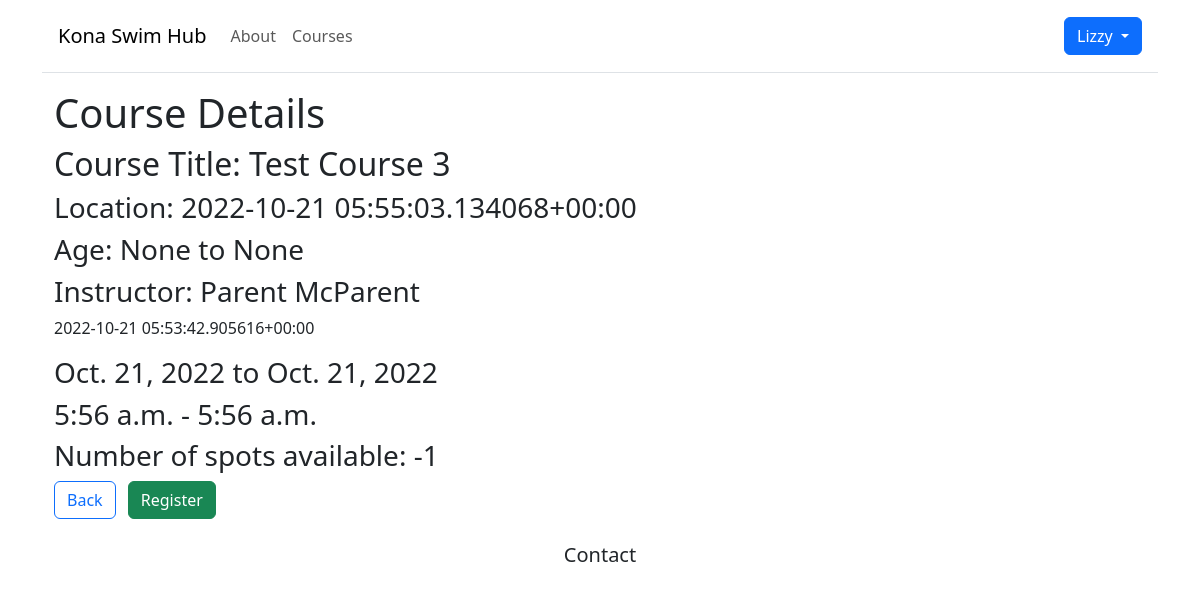
Screenshot of /lessons/course_detail/3 (signed in) with the database file from the repository.
### accounts/models.py (models this page shows)
class CustomUser(AbstractUser):
    email = models.EmailField(max_length=200)
    password = models.CharField(max_length=200)
    first_name = models.CharField(max_length = 100)
    last_name = models.CharField(max_length = 100)
    is_instructor = models.BooleanField(default=False)
    course_created = models.ForeignKey('lessons.Course', null=True, on_delete=models.CASCADE)
    def __str__(self):
        return self.first_name[:50] + " " + self.last_name[:50]

### lessons/models.py (models this page shows, shortened)
class Course(models.Model):
    course_instructor = models.ForeignKey(CustomUser, on_delete=models.CASCADE, null=True) # Check this: When User is deleted, also delete the Course.
    course_title = models.CharField(max_length=100, default=None)
    course_description = models.CharField(max_length=250)
    course_age_range_min = models.IntegerField(null=True)
    course_age_range_max = models.IntegerField(null=True)
    course_location = models.CharField(max_length=100)
    course_start_date = models.DateField(help_text="Enter the date this course will begin.")
    course_end_date = models.DateField(help_text="Enter the date this course will end.")
    course_day_of_week = models.CharField(max_length=100, blank=True)
    course_start_time = models.TimeField(help_text="Enter the start time for this course in Hawaii Standard Time (e.g., 01:00 PM).")
    course_end_time = models.TimeField(help_text="Enter the end time for this course in Hawaii Standard Time(e.g., 02:00 PM).")
    num_spots_available = models.IntegerField()
    course_price = models.DecimalField(max_digits=10, decimal_places=2)
    learner_on_roster = models.ManyToManyField(to=Learner, related_name="learners", blank=True)

### lessons/views.py (the view)
# urls.py: path('course_detail/<int:pk>', CourseDetailView.as_view(), name='course_detail'),
class CourseDetailView(LoginRequiredMixin, DetailView):
    model = Course
    template_name = 'course_detail.html'
    context_object_name = 'course'

### templates/course_detail.html (shortened to what this page needs)
{% extends "base.html" %}
{% block content %}
<div class="container">
  <body>
    <h1>Course Details</h1>
    <h2> Course Title: {{ course.course_title }} </h2>
    <h3> Location: {{ course.course_location }} </h3>
    <h3> Age: {{ course.course_age_range_min }} to {{ course.course_age_range_max }} </h3>
    <h3> Instructor: {{ course.course_instructor }} </h3>
    <p> {{ course.course_description }} </p>
    <h3> {{ course.course_start_date }} to {{ course.course_end_date }} </h3>
    <h3> {{ course.course_start_time }} - {{ course.course_end_time }} </h3>
    <h3> Number of spots available: {{ course.num_spots_available }} </h3>
    <div class="text-start">
      <a href="{% url 'course_list' %}" class="btn btn-outline-primary me-2">Back</a>
      <a href=" {% url 'course_registration' course.pk %}" type="submit" class="btn btn-success"
        role="button">Register</a>
    </div>
  </body>
</div>
{% endblock content %}

### templates/base.html (shortened to what this page needs)
{% load static %}
<!doctype html>
<html lang="en">
<head>
    <link href="https://cdn.jsdelivr.net/npm/bootstrap@5.2.2/dist/css/bootstrap.min.css" rel="stylesheet"
>
    <link href="{% static 'css/base.css' %}" rel="stylesheet">
    {% load bootstrap5 %}
    {% bootstrap_css %}
</head>
<div class="container pb-4">
    {% if user.is_authenticated %}
    <nav class="navbar navbar-expand-sm p-3 mb-3 border-bottom">
        <a class="navbar-brand" href="{% url 'home' %}">Kona Swim Hub</a>
        <div class="collapse navbar-collapse justify-content-between" id="navbarText">
            <ul class="navbar-nav mr-auto">
                <li class="nav-item">
                    <a class="nav-link" href="{% url 'about' %}">About </a>
                </li>
                <li class="nav-item">
                    <a class="nav-link" href="{% url 'course_list' %}">Courses </a>
                </li>
            </ul>
            <div class="btn-group">
                <button type="button" class="btn btn-primary dropdown-toggle" data-bs-toggle="dropdown"
                    aria-expanded="false">
                    {{ user.first_name }}
                </button>
            </div>
        </div>
    </nav>
    {% endif %}
    {% block content %}
    {% endblock content %}
</div>
<footer class="footer">
    <div class="row">
        <div class="col-sm-3 col-sm-12 text-center">
            <h5>Contact</h5>
        </div>
    </div>
</footer>
</html>

### rows the page displays
CustomUser: first_name "Lizzy"
Course: course_title "Test Course 3", course_location "2022-10-21 05:55:03.134068+00:00", course_age_range_min "None", course_age_range_max "None", course_instructor "Parent McParent", course_description "2022-10-21 05:53:42.905616+00:00", course_start_date "Oct. 21, 2022", course_end_date "Oct. 21, 2022", course_start_time "5:56 a.m.", course_end_time "5:56 a.m.", num_spots_available "-1"
